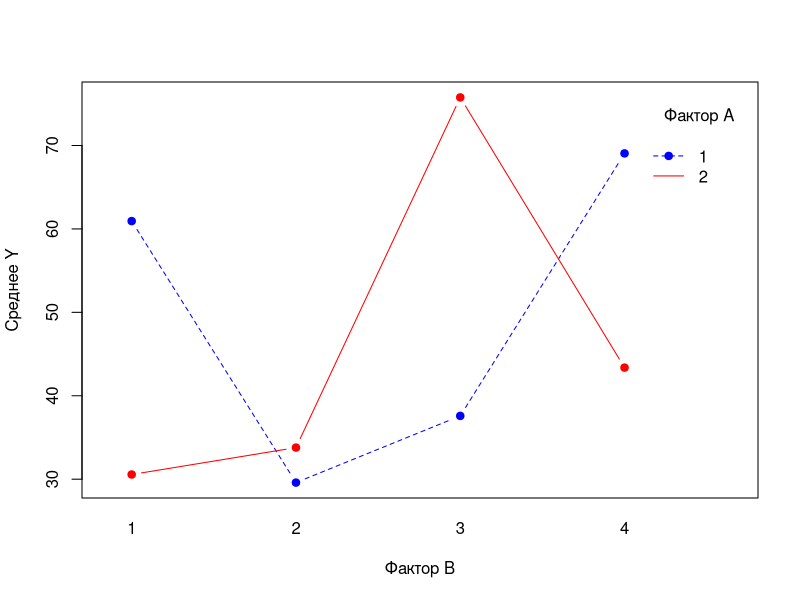
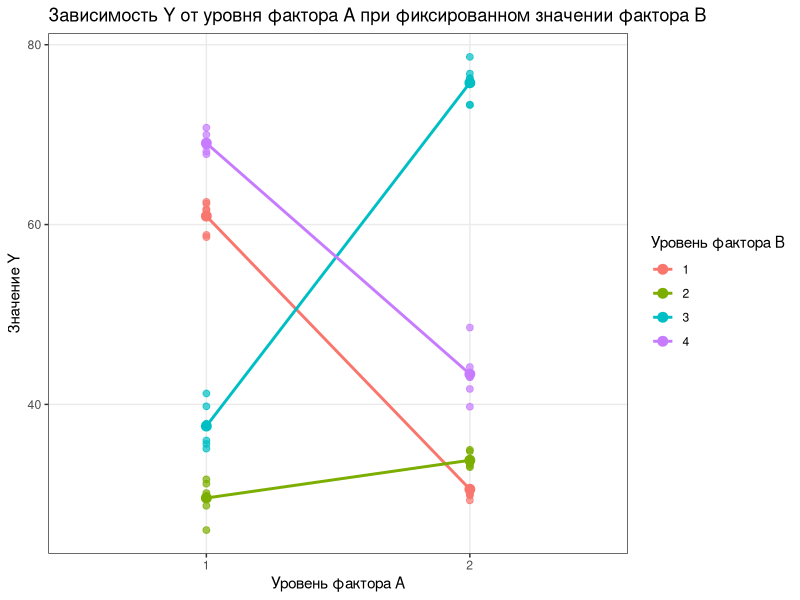
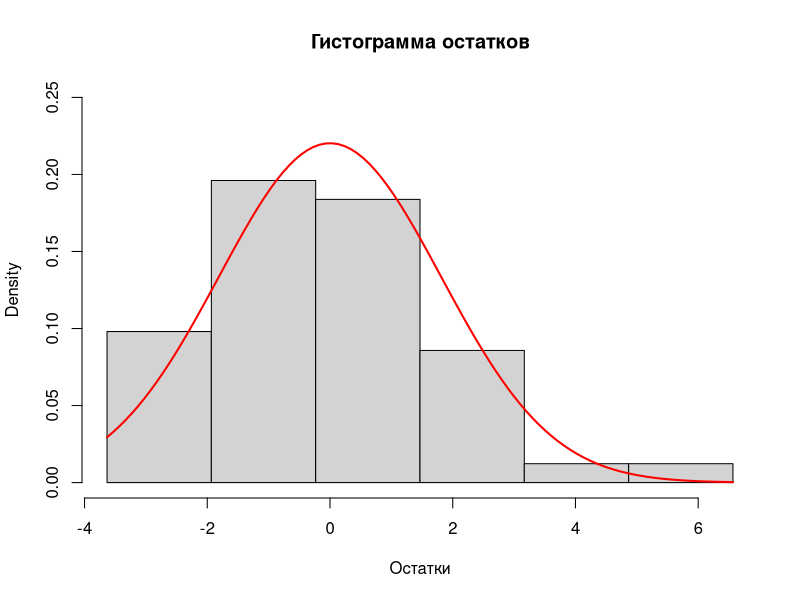
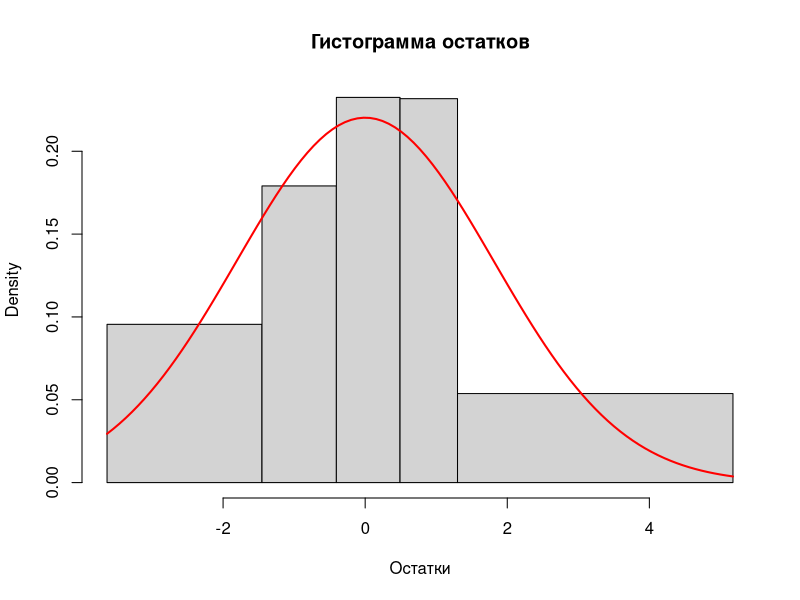
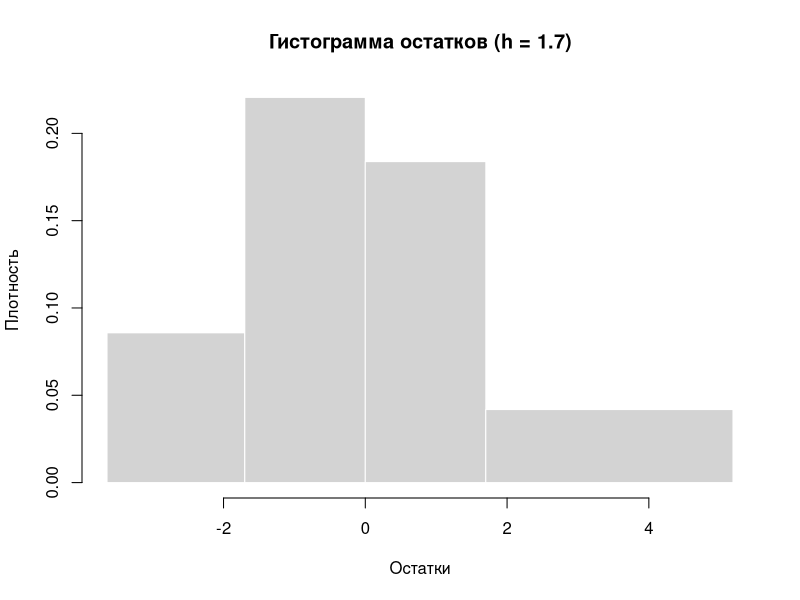

Reproduce these figures in R, in order. (Note: this script raises an error after producing the figures.)
# ============================================================
# Исходные данные
# ============================================================

Y <- c(
  61.60, 62.53, 62.33, 58.60, 58.85, 61.72,
  26.02, 28.73, 31.66, 30.14, 31.18, 29.83,
  37.85, 39.79, 35.99, 41.22, 35.60, 35.08,
  68.71, 69.99, 68.13, 70.77, 67.83, 68.89,
  33.62, 29.98, 30.44, 29.33, 30.13, 29.88,
  34.79, 33.14, 33.39, 33.44, 33.02, 34.95,
  76.78, 78.65, 76.25, 76.27, 73.33, 73.30,
  43.02, 39.74, 44.16, 43.05, 48.55, 41.72
)

A <- c(
  1,1,1,1,1,1,
  1,1,1,1,1,1,
  1,1,1,1,1,1,
  1,1,1,1,1,1,
  2,2,2,2,2,2,
  2,2,2,2,2,2,
  2,2,2,2,2,2,
  2,2,2,2,2,2
)

B <- c(
  1,1,1,1,1,1,
  2,2,2,2,2,2,
  3,3,3,3,3,3,
  4,4,4,4,4,4,
  1,1,1,1,1,1,
  2,2,2,2,2,2,
  3,3,3,3,3,3,
  4,4,4,4,4,4
)

dat <- data.frame(
  Y = Y,
  A = factor(A),
  B = factor(B)
)

alpha <- 0.05
h <- 1.70

# ============================================================
# a) Двухфакторная модель
# ============================================================

model_full <- lm(Y ~ A * B, data = dat)
summary(model_full)
sigma2_hat <- summary(model_full)$sigma^2
cat("Несмещенная оценка дисперсии =", sigma2_hat, "\n")
# SSE
SSE <- sum(residuals(model_full)^2)
# SSR
SSR <- sum((fitted(model_full) - mean(dat$Y))^2)
# SST
SST <- sum((dat$Y - mean(dat$Y))^2)
cat("SSE =", SSE, "\n")
cat("SSR =", SSR, "\n")
cat("SST =", SST, "\n")

# ============================================================
# b) График взаимодействия
# ============================================================

interaction.plot(
  x.factor = dat$B,
  trace.factor = dat$A,
  response = dat$Y,
  type = "b",
  pch = 19,
  col = c("blue", "red"),
  xlab = "Фактор B",
  ylab = "Среднее Y",
  trace.label = "Фактор A"
)

library(ggplot2)

# Убедимся, что факторы являются категориями
dat$A <- factor(dat$A)
dat$B <- factor(dat$B)

# Построение графика
ggplot(dat, aes(x = A, y = Y, group = B, color = B)) +
  
  # 1. Слой с исходными точками (разбросаны горизонтально, чтобы не слипались)
  geom_jitter(width = 0, size = 2, alpha = 0.7) +
  
  # 2. Слой с линиями, соединяющими средние значения
  stat_summary(geom = "line", fun = mean, size = 1) +
  
  # 3. Слой с крупными точками средних значений (поверх линий)
  stat_summary(geom = "point", fun = mean, size = 3) +
  
  # Оформление
  labs(
    title = "Зависимость Y от уровня фактора A при фиксированном значении фактора B",
    x = "Уровень фактора A",
    y = "Значение Y",
    color = "Уровень фактора B"
  ) +
  theme_bw() +  # Белый фон с сеткой
  theme(panel.grid.minor = element_blank()) # Убираем мелкую сетку
# ============================================================
# c) Анализ остатков
# ============================================================

res <- residuals(model_full)


# гистограмма с шагами
hist_obj <- hist(
  res,
  probability = TRUE,
  breaks = seq(min(res), max(res) + h, by = h),
  col = "lightgray",
  main = "Гистограмма остатков",
  xlab = "Остатки",
  ylim = c(0, 0.25)
)
print(hist_obj$counts)
counts_table <- data.frame(
  Интервал = paste0("[", head(hist_obj$breaks, -1), ", ", tail(hist_obj$breaks, -1), "]"),
  Частота  = hist_obj$counts
)
print(counts_table, row.names = FALSE)

curve(
  dnorm(
    x,
    mean = mean(res),
    sd = sd(res)
  ),
  add = TRUE,
  col = "red",
  lwd = 2
)

# Остатки модели
res <- residuals(model_full)
k <- 5
breaks <- quantile(
  res,
  probs = seq(0, 1, length.out = k + 1)
)
breaks
table(cut(res, breaks = breaks, include.lowest = TRUE))
# Гистограмма просто масштаб другой
hist(
  res,
  probability = TRUE,
  breaks = breaks,
  col = "lightgray",
  main = "Гистограмма остатков",
  xlab = "Остатки"
)

# Нормальная плотность
curve(
  dnorm(
    x,
    mean = mean(res),
    sd = sd(res)
  ),
  add = TRUE,
  col = "red",
  lwd = 2
)

# ============================================================
# Гистограмма остатков: равная ширина h, но не менее 5 набл.
# в каждом столбце. Используется для критерия хи-квадрат.
# ============================================================

# --- входные данные -----------------------------------------
res <- residuals(model_full)   
min_count <- 5                 # минимум наблюдений в столбце

# --- 1. строим равноширокие интервалы шириной h -------------
r_min <- min(res)
r_max <- max(res)

# сдвигаем левую границу чуть левее минимума
left  <- floor(r_min / h) * h
right <- ceiling(r_max / h) * h

breaks_eq <- seq(left, right, by = h)

# крайние границы уходят в ±Inf для корректного охвата хвостов
breaks_inf <- c(-Inf, breaks_eq[-c(1, length(breaks_eq))], +Inf)

# --- 2. считаем частоты -------------------------------------
counts <- table(cut(res, breaks = breaks_inf, include.lowest = TRUE))
cat("Частоты по равноширокими интервалам (до объединения):\n")
print(counts)

# --- 3. объединяем крайние интервалы, пока в них < min_count -
# Объединяем слева
while (length(counts) > 2 && counts[1] < min_count) {
  breaks_inf <- breaks_inf[-2]                        # убираем вторую границу
  counts <- table(cut(res, breaks = breaks_inf, include.lowest = TRUE))
}
# Объединяем справа
while (length(counts) > 2 && counts[length(counts)] < min_count) {
  n_br <- length(breaks_inf)
  breaks_inf <- breaks_inf[-(n_br - 1)]              # убираем предпоследнюю
  counts <- table(cut(res, breaks = breaks_inf, include.lowest = TRUE))
}

cat("\nЧастоты после объединения хвостов:\n")
print(counts)
cat("Число интервалов k =", length(counts), "\n")

# --- 4. гистограмма -----------------------------------------
# Для корректного отображения заменяем ±Inf конечными значениями
breaks_plot <- breaks_inf
breaks_plot[1]                <- min(res) - 0.01
breaks_plot[length(breaks_plot)] <- max(res) + 0.01

hist(
  res,
  breaks    = breaks_plot,
  probability = TRUE,
  col       = "lightgray",
  border    = "white",
  main      = paste0("Гистограмма остатков (h = ", h, ")"),
  xlab      = "Остатки",
  ylab      = "Плотность"
)
# 1. Сохраняем результат hist() в объект
hist_obj <- hist(res,
                 breaks      = breaks_hist,
                 probability = TRUE,
                 col         = "lightgray",
                 border      = "black",
                 main        = "Гистограмма остатков полиномиальной модели",
                 xlab        = "Остатки",
                 ylim        = c(0, 0.8))

# 2. Теперь можно смотреть частоты:
print(hist_obj$counts)

# 3. Удобный вывод в виде таблицы (интервал + количество)
counts_table <- data.frame(
  Интервал = paste0("[", head(hist_obj$breaks, -1), ", ", tail(hist_obj$breaks, -1), "]"),
  Частота  = hist_obj$counts
)
print(counts_table, row.names = FALSE)

# нормальная кривая
curve(
  dnorm(x, mean = mean(res), sd = sd(res)),
  add = TRUE, col = "red", lwd = 2
)

# границы интервалов (кроме ±Inf) — вертикальные линии
inner_breaks <- breaks_inf[is.finite(breaks_inf)]
abline(v = inner_breaks, col = "steelblue", lty = 2, lwd = 1)

legend("topright",
       legend = c("Нормальная плотность", "Границы интервалов"),
       col    = c("red", "steelblue"),
       lty    = c(1, 2), lwd = c(2, 1), bty = "n")

# --- 5. таблица для критерия Пирсона ------------------------
mu_hat    <- mean(res)
sigma_hat <- sd(res)
n         <- length(res)
k         <- length(counts)

# теоретические вероятности
p_j <- numeric(k)
for (j in seq_len(k)) {
  lo <- breaks_inf[j]
  hi <- breaks_inf[j + 1]
  p_j[j] <- pnorm(hi, mu_hat, sigma_hat) -
    pnorm(lo, mu_hat, sigma_hat)
}

nu_j  <- as.numeric(counts)
np_j  <- n * p_j
chi2_terms <- (nu_j - np_j)^2 / np_j
chi2_obs   <- sum(chi2_terms)

m  <- 2          # оцениваемых параметров (μ, σ)
df_chi <- k - 1 - m
chi2_crit <- qchisq(1 - 0.02, df_chi)   # α = 0.02 из условия
p_value   <- pchisq(chi2_obs, df_chi, lower.tail = FALSE)

tbl <- data.frame(
  interval   = names(counts),
  nu_j       = nu_j,
  p_j        = round(p_j, 7),
  np_j       = round(np_j, 5),
  contrib    = round(chi2_terms, 7)
)
cat("\nТаблица критерия Пирсона:\n")
print(tbl)
cat(sprintf(
  "\nchi2_набл = %.4f,  df = %d,  chi2_крит = %.4f,  p-value = %.4f\n",
  chi2_obs, df_chi, chi2_crit, p_value
))
if (chi2_obs > chi2_crit) {
  cat("Вывод: H0 ОТВЕРГАЕТСЯ — отклонение от нормальности значимо.\n")
} else {
  cat("Вывод: H0 не отвергается — остатки согласуются с N(μ, σ²).\n")
}

# ============================================================
# d) Дисперсионный анализ
# ============================================================

anova(model_full)
q <- lm(Y~as.factor(A)*as.factor(B),data = dat)    # Ò Û˜ÂÚÓÏ ‚ÒÂı ‚Á‡ËÏÓ‰ÂÈÒÚ‚ËÈ
q12 <- lm(Y~as.factor(A)+as.factor(B),data = dat)  # ‡‰‰ËÚË‚Ì‡ˇ, ÓÚÒÛÚÒÚ‚ÛÂÚ ¿*¬
q1 <- lm(Y~as.factor(B),data = dat)                # ÓÚÒÛÚÒÚ‚ÛÂÚ ¿
q2 <- lm(Y~as.factor(A),data = dat)                # ÓÚÒÛÚÒÚ‚ÛÂÚ B
q0 <- lm(Y~1,data = dat)                           # ÓÚÒÛÚÒÚ‚ÛÂÚ ‚ÒÂ


q12a <- anova(q12,q)
nms <- names(q12a)
a.o.v <- matrix(unlist(q12a),nrow = 2,ncol = 6)[2,3:6]
names(a.o.v) <- nms[3:6]
rdf <- q12a$Res.Df[2] #36 = n - (d1*d2) = 48 - 4*3
xal <- qf(1 - alpha, a.o.v[1], rdf)
a.o.v <- c("H_(12)", a.o.v, xal)
AOV <- as.data.frame(t(a.o.v))
names(AOV) <- c("H",nms[3:6],"x_alpha")


q1a <- anova(q1,q)
a.o.v <- matrix(unlist(q1a),nrow = 2,ncol = 6)[2,3:6]
names(a.o.v) <- nms[3:6]
xal <- qf(1 - alpha, a.o.v[1], rdf)
a.o.v <- c("H_(1)",a.o.v, xal)
AOV <- rbind(AOV, a.o.v)


q2a <- anova(q2,q)
a.o.v <- matrix(unlist(q2a),nrow = 2,ncol = 6)[2,3:6]
names(a.o.v) <- nms[3:6]
xal <- qf(1 - alpha, a.o.v[1], rdf)
a.o.v <- c("H_(2)", a.o.v, xal)
AOV <- rbind(AOV, a.o.v)


q0a <- anova(q0,q)
a.o.v <- matrix(unlist(q0a),nrow = 2,ncol = 6)[2,3:6]
names(a.o.v) <- nms[3:6]
xal <- qf(1 - alpha, a.o.v[1], rdf)
a.o.v <- c("H_(0)", a.o.v, xal)
AOV <- rbind(AOV,a.o.v)


a.o.v <- c("Err", rdf, q12a$RSS[2], NA, NA, NA)
AOV <- rbind(AOV, a.o.v)
AOV$MRSS <- as.numeric(AOV$`Sum of Sq`) / as.numeric(AOV$Df)
AOV1 <- AOV[, c(1, 3, 2, 7, 4, 6, 5)]
AOV1




# ============================================================
# e) AIC и BIC
# ============================================================

model_add <- lm(Y ~ A + B, data = dat)
model_A   <- lm(Y ~ A, data = dat)
model_B   <- lm(Y ~ B, data = dat)
model_0   <- lm(Y ~ 1, data = dat)

tab_ic <- data.frame(
  Model = c(
    "A*B",
    "A+B",
    "A",
    "B",
    "Const"
  ),
  AIC = c(
    AIC(model_full),
    AIC(model_add),
    AIC(model_A),
    AIC(model_B),
    AIC(model_0)
  ),
  BIC = c(
    BIC(model_full),
    BIC(model_add),
    BIC(model_A),
    BIC(model_B),
    BIC(model_0)
  )
)

print(tab_ic)
